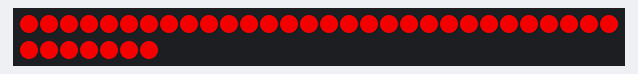
The sketch below on a simulated ESP8266 (Wemos D1 mini). Parts: 37 RGB LEDs in strip order, left to right, continuing on the next row. Dim RGB values are drawn brighter than linear.

Above: at 0.2 s.
At 1.3 s:
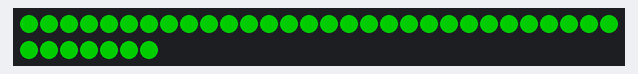
At 2.4 s:
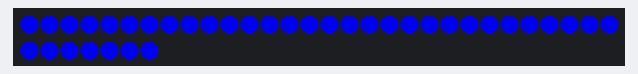
At 3.7 s:
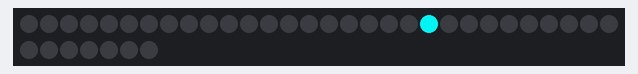
At 4.3 s:
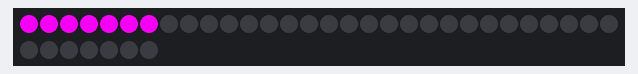
At 5.1 s:
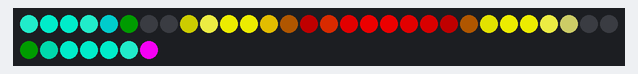

Measured:
- what the display in image 0 shows lasts 1.0 s, from 0.1 s to 1.1 s

The sketch:

SmartPoiOffline.ino
```cpp
// simple example code for POV poi on ESP8266, tested on D1 mini and ESP-01
// hardware: for testing, APA102 strip 36px long (144px/m) using pins defined below. Make sure to put a cap between +5v and GND, mine says 1000uf and works fine.
// Most of this code is the hard work of Tom Hastings www.bigtop.co.za
// Many thanks to Daniel Shiffman for open source code, as well as to Dylan and Brett Pillemer for inspiration.....
// Thanks as well to all the FastLED and Arduino guys and gals of course.
// example image is adapted from a Visual Poi program image, used for comparison with a commercial set of poi.


#include "FastLED.h"

#define BRIGHTNESS 220 // up to 255 but that's too bright. In pitch darkness use < 100 to save your eyes (and to save battery).
#define NUM_LEDS 37 //always one more than the actual number of LED's in strip - for some reason I get a dud pixel at the end otherwise...
CRGB leds[NUM_LEDS];
//D1 mini:
#define DATA_PIN D2
#define CLOCK_PIN D1
//ESP-01:
//#define DATA_PIN 2
//#define CLOCK_PIN 0

struct dataRGB {
  byte r;
  byte g;
  byte b;
};

struct pattern {
  byte numLeds;
  byte numFrames;
  int8_t *patData;
};


//the following Array is compressed using R3G3B2 method: each comma separated value comprises RGB values for one pixel, compressed into one signed byte.
//uncompressed uses 3x as much space, I have not seen any real difference in colour quality using this scheme.
int8_t message1Data[] =
{ 63,	63,	31,	31,	22,	9,	0,	0,	-112,	-3,	-4,	-4,	-40,	68,	64,	-92,	-64,	-32,	-64,	-60,	-92,	96,	100,	-8,	-3,	-4,	-3,	-111,	0,	0,	5,	22,	31,	31,	31,	63,
  18,	63,	63,	63,	63,	18,	4,	0,	0,	-112,	-3,	-3,	-7,	-43,	100,	-128,	-60,	-64,	-96,	-92,	-128,	100,	-11,	-3,	-3,	-3,	112,	0,	0,	4,	18,	95,	63,	63,	59,	22,
  4,	18,	59,	63,	63,	63,	18,	4,	0,	32,	-112,	-3,	-3,	-3,	-44,	96,	-128,	-60,	-96,	96,	96,	-44,	-3,	-3,	-3,	112,	4,	0,	4,	17,	63,	63,	91,	91,	18,	5,
  0,	8,	18,	59,	31,	63,	63,	18,	4,	0,	36,	-112,	-3,	-3,	-7,	-44,	96,	96,	96,	100,	-44,	-3,	-3,	-35,	112,	0,	0,	4,	49,	95,	63,	63,	91,	50,	5,	0,
  0,	0,	5,	18,	63,	63,	63,	63,	14,	4,	0,	4,	-112,	-3,	-3,	-3,	-48,	68,	100,	-44,	-3,	-4,	-3,	-112,	0,	0,	4,	17,	63,	63,	63,	63,	46,	5,	0,	0,
  1,	0,	0,	5,	18,	59,	63,	31,	95,	18,	4,	0,	0,	-112,	-3,	-3,	-3,	-40,	-76,	-3,	-3,	-3,	112,	0,	0,	4,	18,	95,	63,	27,	63,	18,	5,	0,	0,	1,
  2,	2,	1,	0,	0,	50,	95,	63,	31,	63,	18,	4,	0,	0,	-112,	-3,	-4,	-4,	-4,	-4,	-3,	-112,	0,	0,	4,	50,	63,	31,	63,	63,	50,	5,	1,	1,	1,	2,
  3,	2,	1,	1,	0,	0,	18,	95,	31,	31,	63,	18,	0,	0,	0,	-80,	-3,	-4,	-4,	-3,	-112,	0,	0,	4,	50,	95,	63,	63,	59,	18,	5,	1,	1,	1,	2,	2,
  3,	3,	2,	2,	1,	0,	4,	50,	95,	31,	63,	63,	18,	4,	0,	0,	-80,	-3,	-3,	-112,	0,	0,	4,	50,	95,	63,	63,	59,	50,	5,	0,	1,	2,	2,	3,	3,
  3,	3,	3,	2,	2,	1,	0,	4,	18,	95,	63,	31,	63,	18,	4,	0,	36,	-112,	108,	4,	0,	4,	18,	95,	31,	63,	91,	50,	4,	0,	1,	1,	2,	3,	3,	3,
  3,	3,	3,	3,	2,	2,	1,	0,	4,	50,	59,	31,	63,	63,	18,	4,	0,	0,	0,	0,	4,	18,	63,	31,	63,	59,	50,	4,	0,	1,	2,	2,	3,	3,	3,	3,
  2,	2,	3,	3,	3,	2,	2,	1,	0,	4,	18,	63,	31,	63,	63,	18,	4,	0,	0,	4,	54,	63,	31,	31,	63,	18,	4,	0,	1,	2,	2,	3,	3,	3,	3,	3,
  34,	2,	2,	3,	3,	3,	2,	2,	1,	0,	5,	50,	59,	63,	63,	63,	17,	8,	9,	18,	63,	63,	31,	63,	18,	5,	0,	1,	2,	2,	3,	3,	3,	2,	2,	34,
  -121,	66,	34,	2,	3,	3,	3,	2,	2,	1,	0,	5,	18,	59,	63,	63,	95,	18,	22,	95,	63,	63,	63,	18,	4,	0,	1,	2,	2,	3,	3,	3,	3,	34,	66,	-121,
  -57,	-93,	66,	34,	2,	3,	3,	3,	2,	2,	1,	0,	4,	50,	91,	63,	63,	63,	31,	31,	63,	95,	50,	4,	0,	1,	2,	3,	3,	3,	3,	2,	34,	66,	-125,	-89,
  -29,	-61,	-89,	66,	2,	2,	3,	3,	3,	2,	1,	0,	0,	4,	18,	63,	31,	31,	31,	31,	63,	18,	0,	0,	0,	1,	2,	3,	3,	3,	3,	2,	66,	-122,	-57,	-29,
  -29,	-29,	-89,	98,	34,	2,	3,	3,	3,	3,	1,	1,	0,	0,	9,	59,	31,	31,	31,	31,	59,	9,	0,	0,	1,	2,	3,	3,	3,	3,	2,	2,	103,	-89,	-61,	-29,
  -29,	-61,	-93,	66,	2,	3,	3,	3,	3,	2,	1,	0,	0,	4,	18,	63,	31,	31,	31,	31,	95,	18,	0,	0,	1,	2,	2,	3,	3,	3,	3,	2,	66,	-125,	-61,	-29,
  -57,	-93,	98,	34,	2,	3,	3,	3,	2,	2,	1,	0,	4,	18,	63,	63,	63,	63,	63,	63,	27,	95,	18,	4,	0,	0,	1,	2,	3,	3,	3,	3,	34,	98,	-93,	-57,
  -89,	98,	34,	2,	3,	3,	3,	2,	2,	1,	0,	5,	50,	91,	63,	63,	59,	18,	22,	59,	63,	63,	95,	18,	4,	0,	0,	1,	3,	3,	3,	3,	2,	34,	98,	-121,
  34,	34,	3,	3,	3,	3,	2,	2,	1,	0,	5,	18,	63,	63,	59,	95,	17,	4,	5,	18,	95,	59,	63,	63,	18,	9,	0,	1,	2,	2,	3,	3,	3,	2,	2,	34,
  2,	3,	3,	3,	3,	2,	1,	1,	0,	5,	18,	63,	63,	63,	59,	50,	4,	0,	0,	4,	13,	95,	63,	63,	63,	18,	5,	0,	1,	2,	2,	3,	3,	3,	2,	2,
  3,	3,	3,	3,	2,	1,	1,	0,	5,	18,	63,	63,	63,	59,	18,	0,	0,	0,	4,	0,	0,	50,	59,	63,	63,	27,	18,	5,	0,	1,	2,	2,	3,	3,	3,	3,
  3,	3,	3,	2,	1,	1,	0,	5,	50,	59,	63,	31,	63,	18,	4,	0,	36,	-112,	-112,	0,	0,	4,	50,	63,	31,	63,	63,	18,	4,	0,	1,	2,	3,	3,	3,	3,
  3,	3,	2,	1,	0,	0,	5,	50,	63,	63,	63,	95,	17,	4,	0,	4,	-112,	-3,	-3,	-112,	0,	0,	5,	18,	63,	31,	63,	63,	50,	4,	0,	1,	2,	2,	3,	3,
  3,	2,	1,	1,	0,	4,	18,	59,	63,	27,	95,	18,	4,	0,	4,	-75,	-3,	-3,	-3,	-3,	-108,	0,	0,	4,	18,	59,	63,	31,	59,	18,	5,	0,	1,	2,	2,	2,
  2,	2,	1,	0,	5,	18,	59,	63,	59,	95,	13,	4,	0,	0,	-112,	-3,	-4,	-4,	-4,	-3,	-3,	-108,	0,	0,	5,	18,	63,	63,	63,	59,	50,	5,	0,	1,	1,	2,
  1,	1,	0,	4,	18,	59,	63,	63,	91,	18,	4,	0,	36,	-112,	-3,	-3,	-3,	-44,	-40,	-4,	-4,	-3,	-112,	0,	0,	4,	18,	59,	63,	63,	59,	50,	4,	0,	1,	1,
  0,	0,	5,	50,	59,	63,	63,	91,	49,	0,	0,	36,	-112,	-3,	-3,	-3,	-48,	64,	100,	-80,	-4,	-4,	-3,	-112,	0,	0,	4,	17,	59,	63,	63,	91,	50,	4,	0,	0,
  0,	4,	50,	91,	63,	63,	95,	18,	0,	0,	4,	-112,	-3,	-3,	-7,	-48,	96,	96,	64,	100,	-48,	-4,	-4,	-3,	-112,	36,	0,	4,	18,	59,	63,	63,	91,	18,	4,	0,
  9,	18,	63,	63,	63,	91,	50,	4,	0,	4,	-112,	-3,	-4,	-3,	-48,	96,	-128,	-96,	-92,	96,	96,	-43,	-3,	-3,	-4,	-112,	36,	0,	4,	18,	63,	31,	63,	27,	18,	9,
  22,	63,	63,	31,	63,	18,	4,	0,	0,	-112,	-3,	-4,	-4,	-44,	100,	-128,	-64,	-64,	-64,	-96,	-128,	96,	-44,	-3,	-4,	-3,	-112,	0,	0,	5,	18,	63,	31,	31,	63,	22,
  63,	31,	31,	63,	18,	4,	0,	0,	-112,	-3,	-4,	-4,	-44,	68,	96,	-92,	-64,	-32,	-32,	-64,	-96,	96,	68,	-40,	-4,	-4,	-3,	-111,	0,	0,	4,	22,	31,	31,	31,	63
};
struct pattern message1 = {36, 33, message1Data}; //need this for multiple images later

byte X;

long counter = 0;

void setup() {
  //Serial.begin(115200);
  //Serial.println("Startup");
  FastLED.addLeds<APA102, DATA_PIN, CLOCK_PIN, BGR>(leds, NUM_LEDS);
  FastLED.setBrightness(  BRIGHTNESS );
  startupPattern();
}


void loop()
{
  counter = 0;
  for (int j = 0; j < 33; j++ ) { //number of rows
    for (int i = 0; i < 36; i++) { //number of LED's

      ///////////////////////////////convert byte to signed byte:////
      X = message1Data[counter++];
      ///////////////////////////////end convert byte to signed byte////

      // array compressed using R3G3B2 compression, uncompress here:
      byte R1 = (X & 0xE0);
      leds[i].r = R1; //
      byte G1 =  ((X << 3) & 0xE0);
      leds[i].g = G1;
      byte M1 = (X << 6);
      leds[i].b = M1;
      //FastLED.delay(1); //may be necessary for 160mhz ESP8266
      //Serial.print(R1); Serial.print(", "); Serial.print(G1); Serial.print(", "); Serial.println(M1);
    }
    FastLED.show();
  }
  //FastLED.delay(2);
}

void startupPattern() {
  delay(100);
  FastLED.showColor(CRGB::Red);
  delay(1000);
  FastLED.showColor(CRGB::Black);
  delay(100);
  FastLED.showColor(CRGB::Green);
  delay(1000);
  FastLED.showColor(CRGB::Black);
  delay(100);
  FastLED.showColor(CRGB::Blue);
  delay(1000);
  FastLED.showColor(CRGB::Black);
  delay(100);
  for (int i = 0; i < NUM_LEDS; i++) {
    // Set the i'th led to whatever
    leds[i] = CRGB::Cyan;
    // Show the leds
    FastLED.show();
    // now that we've shown the leds, reset the i'th led to black
    leds[i] = CRGB::Black;
    // Wait a little bit before we loop around and do it again
    delay(10);
  }
  for (int i = 0; i < NUM_LEDS; i++) {
    // Set the i'th led to whatever
    leds[i] = CRGB::Yellow;
    // Show the leds
    FastLED.show();
    // now that we've shown the leds, reset the i'th led to black
    leds[i] = CRGB::Black;
    // Wait a little bit before we loop around and do it again
    delay(10);
  }
  for (int i = 0; i < NUM_LEDS; i++) {
    // Set the i'th led to whatever
    leds[i] = CRGB::Magenta;
    // Show the leds
    FastLED.show();
    // now that we've shown the leds, reset the i'th led to black
    leds[i] = CRGB::Magenta;
    // Wait a little bit before we loop around and do it again
    delay(10);
  }
  delay(200);
  FastLED.showColor( CRGB::Black );
  delay(100);
}
```
